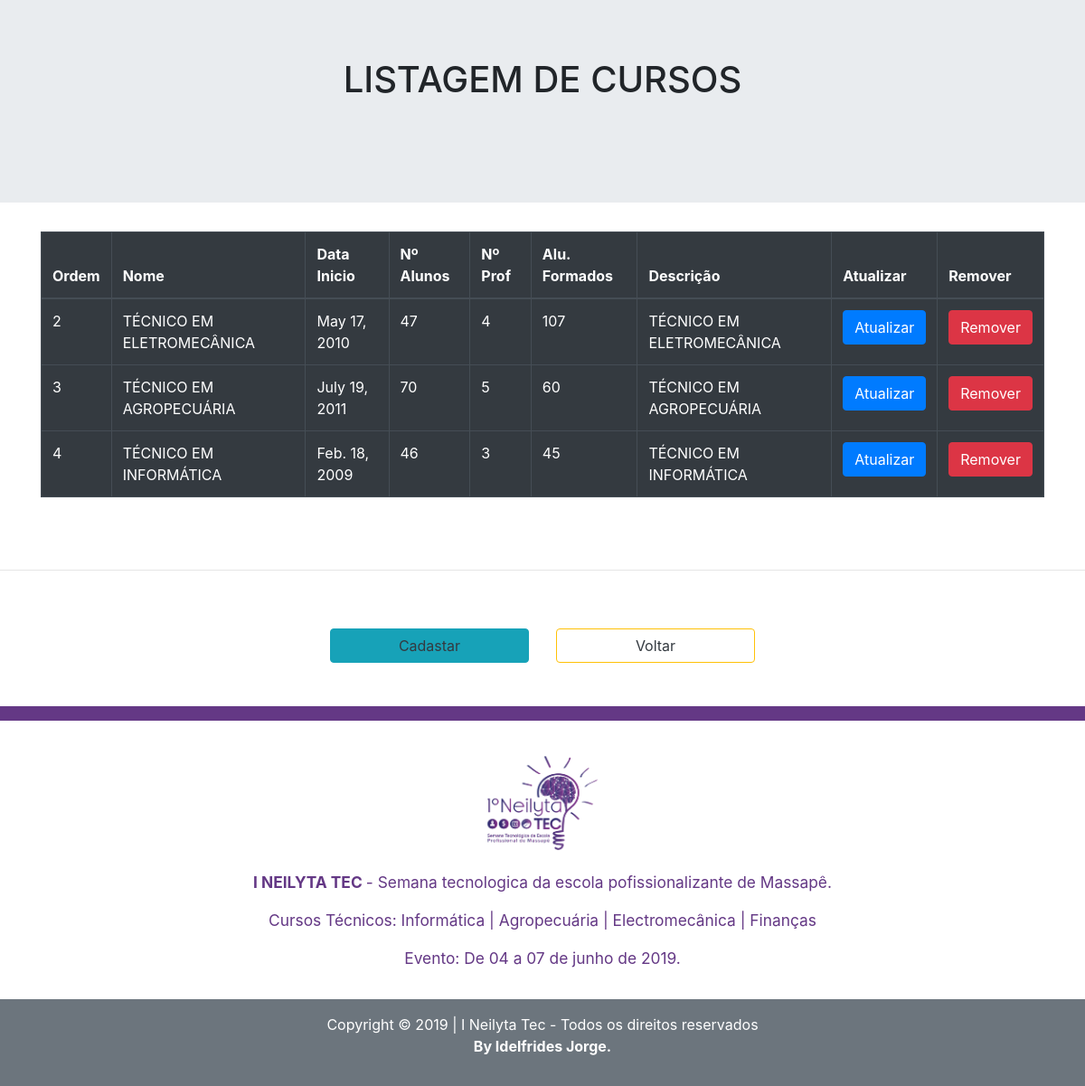
The app's page /listar_cursos/ with its own data.
### app_neilytaTec1/models.py (models this page shows, shortened)
class Cursos(models.Model):
    nome_Curso = models.CharField(
        max_length=30,
        choices=COURSES_CHOICE
    )
    data_Inicio = models.DateField()
    num_Alunos = models.IntegerField()
    num_Prof = models.IntegerField()
    alunos_Formados = models.IntegerField()
    descricao = models.TextField()
    class Meta:
        verbose_name_plural = 'Cursos'

### app_neilytaTec1/views.py (the view)
# urls.py: path('listar_cursos/', listarCursos, name='go2listarcursos'),
def listarCursos(request):
    dadosCursos = {}
    dadosCursos['cursos'] = Cursos.objects.all()
    return render(
        request,
        'app_neilytaTec1/listarCuros.html',
        dadosCursos
    )

### app_neilytaTec1/templates/app_neilytaTec1/listarCuros.html (shortened to what this page needs)
<!DOCTYPE html>
<html lang="pt-bt">
<head>
    <link rel="stylesheet" href="https://stackpath.bootstrapcdn.com/bootstrap/4.3.1/css/bootstrap.min.css">
</head>
<body>
    <div class="jumbotron jumbotron-fluid">
        <h1 style="text-transform: uppercase; text-align: center">Listagem de Cursos</h1><br>
    </div>
    <div class="table-responsive container">
       <table class="table table-hover table-bordered table-dark">
          <thead class="thead-secondary">
              <tr>
                  <th>Ordem</th>
                  <th>Nome</th>
                  <th>Data Inicio</th>
                  <th>Nº Alunos</th>
                  <th>Nº Prof</th>
                  <th>Alu. Formados</th>
                  <th>Descrição</th>
                  <th>Atualizar</th>
                  <th>Remover</th>
              </tr>
          </thead>
          <tbody>
             {% for course in cursos %}
              <tr>
                  <td>{{ course.id }}</td>
                  <td class="text-uppercase">{{ course.nome_Curso }}</td>
                  <td>{{ course.data_Inicio }}</td>
                  <td>{{ course.num_Alunos}}</td>
                  <td>{{ course.num_Prof }}</td>
                  <td>{{ course.alunos_Formados }}</td>
                  <td>{{ course.descricao}}</td>
                  <td>
                      <a href="{% url 'url_update' 3 course.id %}"><button type="button" class="btn btn-primary">Atualizar</button></a>
                  </td>
                  <td>
                      <a href="{% url 'url_remove' 3 course.id %}"><button type="button" class="btn btn-danger">Remover</button></a>
                  </td>
              </tr>
              {% endfor %}
          </tbody>
       </table>
    </div>
    <br><br>
    <hr>
    <br><br>
    <div class="row w-50 mx-auto">
         <a href="{% url 'go2create' 3 %}" class="ml-auto mr-0 col-5">
           <button type="button" class="btn btn-info text-dark w-100">Cadastar</button>
        </a>
        <a href="{% url 'url_listagem' %}" class="mr-auto ml-0 col-5">
           <button type="button" class="btn btn-outline-warning text-dark w-100">Voltar</button>
        </a>
    </div>
    <br><br>
    <div class="py-2" style="background-color:#643885;"></div>
    <section class="text-white text-weight-bold text-center">
        <div class="py-3" style="color:#643885; font-size:13pt;">
            <a href="{% url 'url_home' %}"><img src="../media/images/Logo-Ev-EEEP.png" width="150" class="m-0 p-0"></a>
            <p><strong> I NEILYTA TEC </strong> - Semana tecnologica da escola pofissionalizante de Massapê.</p>
            <p>Cursos Técnicos: Informática | Agropecuária | Electromecânica | Finanças</p>
            <p>Evento: De 04 a 07 de junho de 2019.</p>
        </div>
        <footer class="bg-secondary py-3">
            <p>Copyright &copy; 2019 | I Neilyta Tec - Todos os direitos reservados <br><strong> By Idelfrides Jorge.</strong></p>
        </footer>
    </section>
</body>
</html>

### records on screen
Cursos: id "2", nome_Curso "TÉCNICO EM ELETROMECÂNICA", data_Inicio "May 17, 2010", num_Alunos "47", num_Prof "4", alunos_Formados "107", descricao "TÉCNICO EM ELETROMECÂNICA"
Cursos: id "3", nome_Curso "TÉCNICO EM AGROPECUÁRIA", data_Inicio "July 19, 2011", num_Alunos "70", num_Prof "5", alunos_Formados "60", descricao "TÉCNICO EM AGROPECUÁRIA"
Cursos: id "4", nome_Curso "TÉCNICO EM INFORMÁTICA", data_Inicio "Feb. 18, 2009", num_Alunos "46", num_Prof "3", alunos_Formados "45", descricao "TÉCNICO EM INFORMÁTICA"
